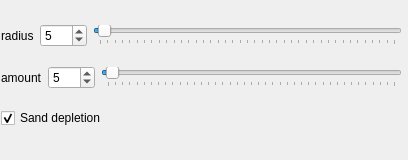
<?xml version="1.0" encoding="UTF-8"?>
<ui version="4.0">
 <class>WdgSandOptions</class>
 <widget class="QWidget" name="WdgSandOptions">
  <property name="geometry">
   <rect>
    <x>0</x>
    <y>0</y>
    <width>408</width>
    <height>160</height>
   </rect>
  </property>
  <property name="sizePolicy">
   <sizepolicy hsizetype="Preferred" vsizetype="Preferred">
    <horstretch>210</horstretch>
    <verstretch>60</verstretch>
   </sizepolicy>
  </property>
  <property name="minimumSize">
   <size>
    <width>330</width>
    <height>60</height>
   </size>
  </property>
  <widget class="QWidget" name="layoutWidget">
   <property name="geometry">
    <rect>
     <x>1</x>
     <y>11</y>
     <width>401</width>
     <height>131</height>
    </rect>
   </property>
   <layout class="QVBoxLayout" name="verticalLayout">
    <item>
     <layout class="QHBoxLayout" name="radiusLayout">
      <item>
       <widget class="QLabel" name="radiusLabel">
        <property name="text">
         <string>radius</string>
        </property>
       </widget>
      </item>
      <item>
       <widget class="QSpinBox" name="radiusSpinBox">
        <property name="maximum">
         <number>400</number>
        </property>
        <property name="value">
         <number>5</number>
        </property>
       </widget>
      </item>
      <item>
       <widget class="QSlider" name="radiusSlider">
        <property name="maximum">
         <number>400</number>
        </property>
        <property name="value">
         <number>5</number>
        </property>
        <property name="orientation">
         <enum>Qt::Horizontal</enum>
        </property>
        <property name="tickPosition">
         <enum>QSlider::TicksBelow</enum>
        </property>
       </widget>
      </item>
     </layout>
    </item>
    <item>
     <layout class="QHBoxLayout" name="amountLayout">
      <item>
       <widget class="QLabel" name="amountLabel">
        <property name="text">
         <string>amount</string>
        </property>
       </widget>
      </item>
      <item>
       <widget class="QSpinBox" name="amountSpinBox">
        <property name="maximum">
         <number>400</number>
        </property>
        <property name="value">
         <number>5</number>
        </property>
       </widget>
      </item>
      <item>
       <widget class="QSlider" name="amountSlider">
        <property name="maximum">
         <number>400</number>
        </property>
        <property name="value">
         <number>5</number>
        </property>
        <property name="orientation">
         <enum>Qt::Horizontal</enum>
        </property>
        <property name="tickPosition">
         <enum>QSlider::TicksBelow</enum>
        </property>
       </widget>
      </item>
     </layout>
    </item>
    <item>
     <widget class="QCheckBox" name="sandDepletionCHBox">
      <property name="text">
       <string>Sand depletion</string>
      </property>
      <property name="checked">
       <bool>true</bool>
      </property>
     </widget>
    </item>
   </layout>
  </widget>
 </widget>
 <resources/>
 <connections>
  <connection>
   <sender>radiusSlider</sender>
   <signal>valueChanged(int)</signal>
   <receiver>radiusSpinBox</receiver>
   <slot>setValue(int)</slot>
   <hints>
    <hint type="sourcelabel">
     <x>194</x>
     <y>26</y>
    </hint>
    <hint type="destinationlabel">
     <x>80</x>
     <y>25</y>
    </hint>
   </hints>
  </connection>
  <connection>
   <sender>radiusSpinBox</sender>
   <signal>valueChanged(int)</signal>
   <receiver>radiusSlider</receiver>
   <slot>setValue(int)</slot>
   <hints>
    <hint type="sourcelabel">
     <x>82</x>
     <y>34</y>
    </hint>
    <hint type="destinationlabel">
     <x>225</x>
     <y>28</y>
    </hint>
   </hints>
  </connection>
  <connection>
   <sender>amountSlider</sender>
   <signal>valueChanged(int)</signal>
   <receiver>amountSpinBox</receiver>
   <slot>setValue(int)</slot>
   <hints>
    <hint type="sourcelabel">
     <x>257</x>
     <y>90</y>
    </hint>
    <hint type="destinationlabel">
     <x>82</x>
     <y>90</y>
    </hint>
   </hints>
  </connection>
  <connection>
   <sender>amountSpinBox</sender>
   <signal>valueChanged(int)</signal>
   <receiver>amountSlider</receiver>
   <slot>setValue(int)</slot>
   <hints>
    <hint type="sourcelabel">
     <x>82</x>
     <y>90</y>
    </hint>
    <hint type="destinationlabel">
     <x>257</x>
     <y>90</y>
    </hint>
   </hints>
  </connection>
 </connections>
</ui>
